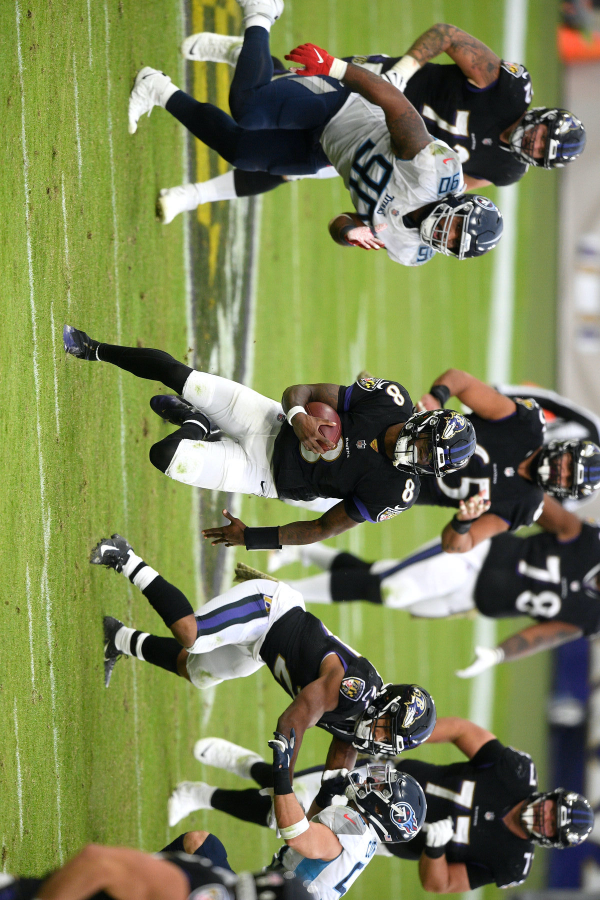
#> input picture Vision Meets ML/HW4/Part_1_origin/Images/image3.jpg, 1200 x 1800 px, found by its file name (shown at 1/2 size)
$ jupyter execute --allow-errors yz1268_multi-person-openpose-handin.ipynb   (shell and % lines are left out)
#> lines starting #> are read from the running program, lines starting #| are printed output that depends on the picture
[cell 1]
import cv2
#print(cv2.__version__)
import time
import numpy as np
import matplotlib.pyplot as plt
import matplotlib

from random import randint

[cell 2]
device = "cpu" # please change it to "gpu" if the model needs to be run on cuda.

[cell 3]
from os.path import dirname, join
protoFile = '/Users/zhousq/Documents/Part_1/pose/coco/pose_deploy_linevec.prototxt'
weightsFile = '/Users/zhousq/Documents/Part_1/pose/coco/pose_iter_440000.caffemodel'
#protoFile = join('/Users/zhousq/Documents/pose/coco',"pose_deploy_linevec.prototxt")
#weightsFile = join('/Users/zhousq/Documents/pose/coco',"pose_iter_440000.caffemodel")
nPoints = 18
# COCO Output Format
keypointsMapping = ['Nose', 'Neck', 'R-Sho', 'R-Elb', 'R-Wr', 'L-Sho',
                    'L-Elb', 'L-Wr', 'R-Hip', 'R-Knee', 'R-Ank', 'L-Hip',
                    'L-Knee', 'L-Ank', 'R-Eye', 'L-Eye', 'R-Ear', 'L-Ear']

POSE_PAIRS = [[1,2], [1,5], [2,3], [3,4], [5,6], [6,7],
              [1,8], [8,9], [9,10], [1,11], [11,12], [12,13],
              [1,0], [0,14], [14,16], [0,15], [15,17],
              [2,17], [5,16] ]

# index of pafs correspoding to the POSE_PAIRS
# e.g for POSE_PAIR(1,2), the PAFs are located at indices (31,32) of output, Similarly, (1,5) -> (39,40) and so on.
mapIdx = [[31,32], [39,40], [33,34], [35,36], [41,42], [43,44],
          [19,20], [21,22], [23,24], [25,26], [27,28], [29,30],
          [47,48], [49,50], [53,54], [51,52], [55,56],
          [37,38], [45,46]]

colors = [ [0,100,255], [0,100,255], [0,255,255], [0,100,255], [0,255,255], [0,100,255],
         [0,255,0], [255,200,100], [255,0,255], [0,255,0], [255,200,100], [255,0,255],
         [0,0,255], [255,0,0], [200,200,0], [255,0,0], [200,200,0], [0,0,0]]

[cell 4]
# Find the Keypoints using Non Maximum Suppression on the Confidence Map
#Strategies:
#try to change threshold number
#try to change kernel size in gaussianblue
#try a different filter rather than gaussian blur
#_, threshold = cv2.threshold(img, 127, 255, cv2.THRESH_BINARY)

# [24 lines left out: function getKeypoints, not called in this run]

## Use the following equation for finding valid joint-pairs

In the above equation:

L is the PAF;

d is the vector joining two joints;

p is the interpolated point between two joints;

It is implemented using the dot product between the PAF and the vector $d_{ij}$

[cell 5]
# Find valid connections between the different joints of a all persons present
# [77 lines left out: function getValidPairs, not called in this run]

[cell 6]
# This function creates a list of keypoints belonging to each person
# For each detected valid pair, it assigns the joint(s) to a person
# It finds the person and index at which the joint should be added. This can be done since we have an id for each joint
# [32 lines left out: function getPersonwiseKeypoints, not called in this run]

[cell 7]
image1 = cv2.imread("images/image3.jpg")
#> image1 is the input picture: shape (1800, 1200, 3); mean B, G, R 87, 130.9, 123.2
#image1.rotate(angle= 90, resample =0, expand=0, center=None, translate= None, fillcolor=None)
image1 = cv2.rotate(image1, cv2.ROTATE_90_COUNTERCLOCKWISE)
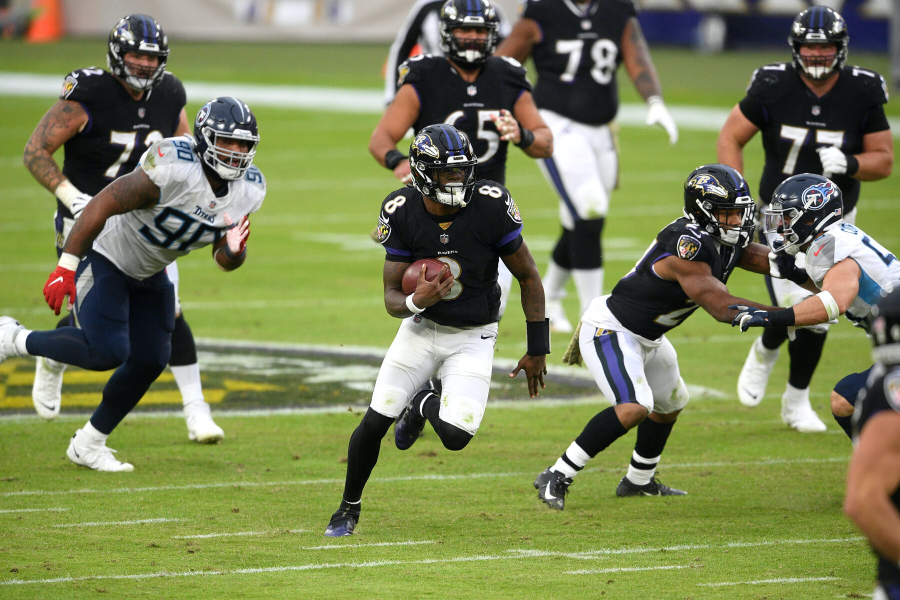
#> image1: shape (1200, 1800, 3) (shown at 1/2 size); mean B, G, R 87, 130.9, 123.2
frameWidth = image1.shape[1]
#> frameWidth = 1800
frameHeight = image1.shape[0]
#> frameHeight = 1200
#_, threshold = cv2.threshold(image1, 127, 255, cv2.THRESH_BINARY)


$ run again, with Vision Meets ML/HW4/Part_1_origin/Images/image1.jpg copied over Vision Meets ML/HW4/Part_1_origin/Images/image3.jpg
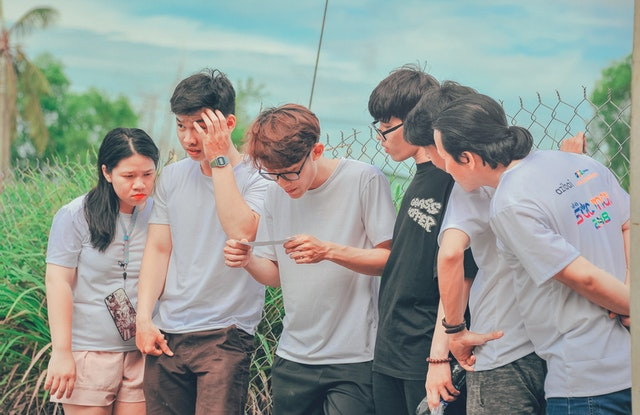
#> input picture Vision Meets ML/HW4/Part_1_origin/Images/image1.jpg, 640 x 415 px, found by its file name
#> image1 is the input picture: shape (415, 640, 3); mean B, G, R 148.2, 154.5, 148.2
#> `image1 = cv2.rotate(image1, cv2.ROTATE_90_COUNTERCLOCKWISE)`:
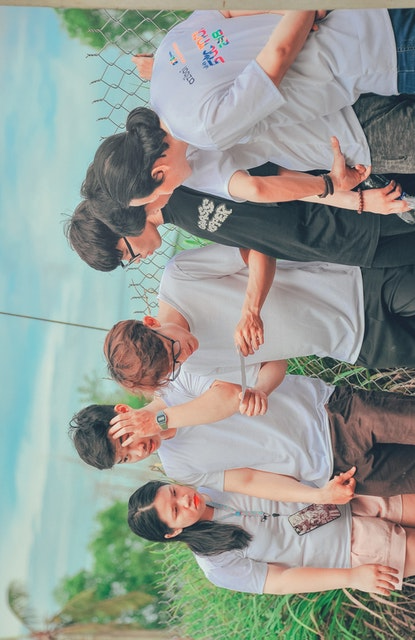
#> image1: shape (640, 415, 3); mean B, G, R 148.2, 154.5, 148.2

$ run again, with Vision Meets ML/HW4/Part_1_origin/Images/image2.jpg copied over Vision Meets ML/HW4/Part_1_origin/Images/image3.jpg
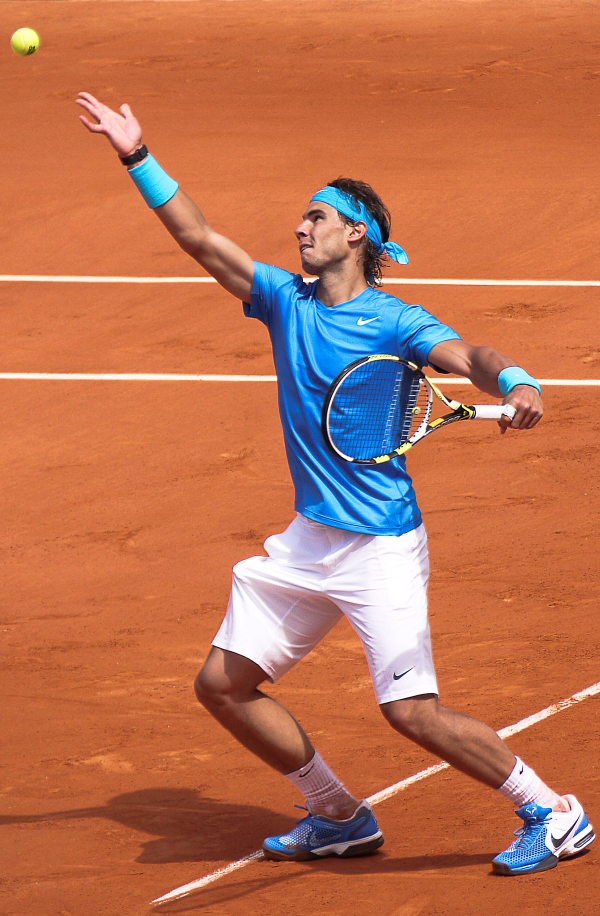
#> input picture Vision Meets ML/HW4/Part_1_origin/Images/image2.jpg, 1200 x 1832 px, found by its file name (shown at 1/2 size)
#> image1 is the input picture: shape (1832, 1200, 3); mean B, G, R 83.7, 113.7, 187
#> `image1 = cv2.rotate(image1, cv2.ROTATE_90_COUNTERCLOCKWISE)`:
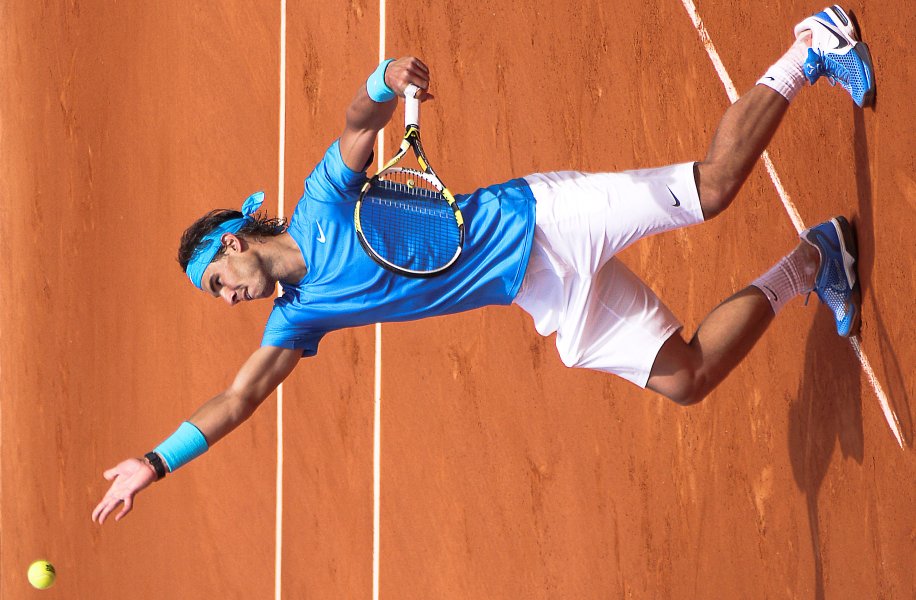
#> image1: shape (1200, 1832, 3) (shown at 1/2 size); mean B, G, R 83.7, 113.7, 187
